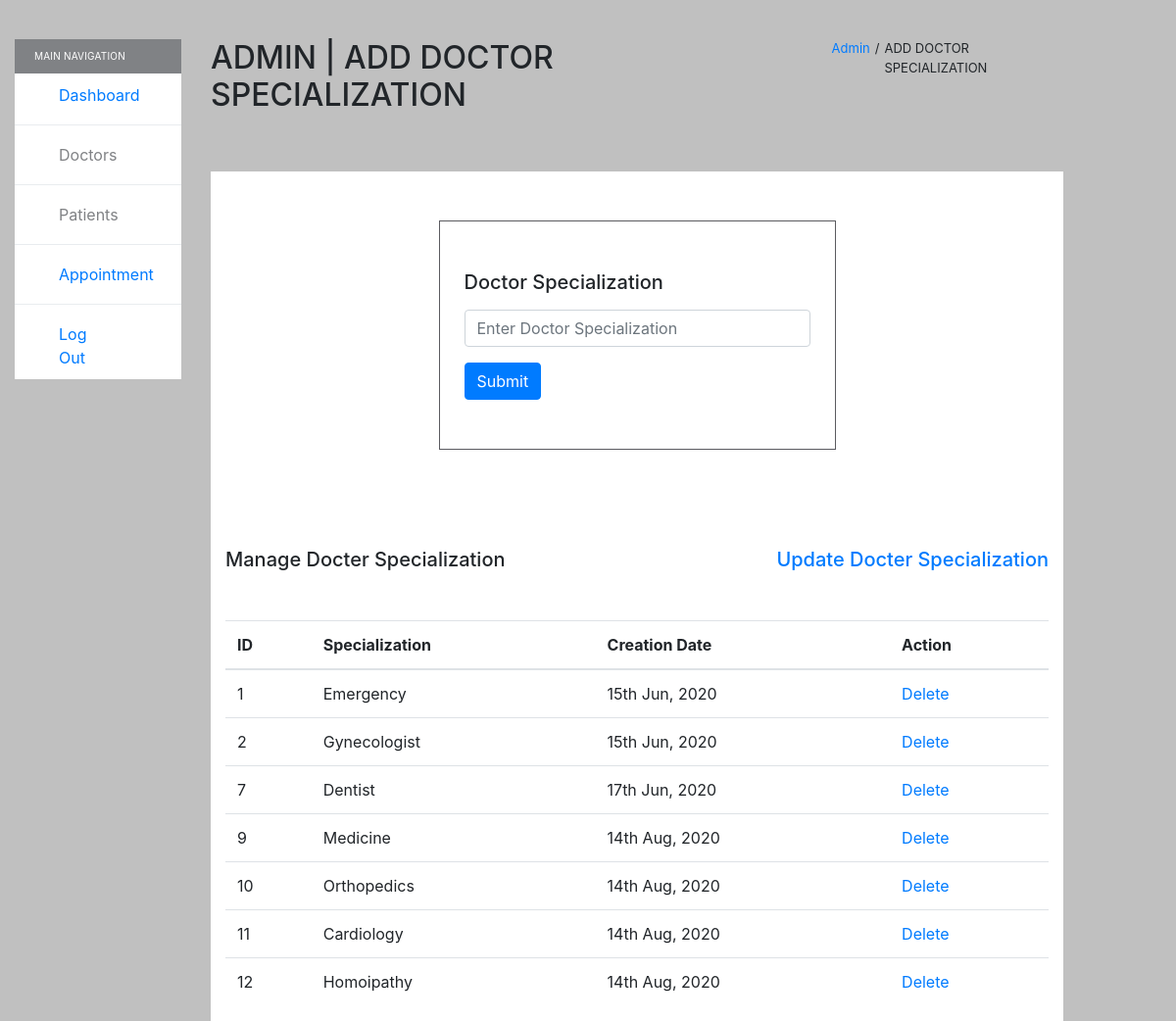
Screenshot of /project_versity_hospital/admin-doctorspecialization.php (signed in) with the database file from the repository.
### tables this page shows
CREATE TABLE IF NOT EXISTS `doctorspecialization` (
  `id` int(11) NOT NULL AUTO_INCREMENT,
  `specialization` varchar(255) NOT NULL,
  `creationDate` timestamp NOT NULL DEFAULT current_timestamp(),
  PRIMARY KEY (`id`)
);

### project_versity_hospital/inc/admin/doctor-specialization-dashboard.php (the view, shortened to what this page needs)
<div class="container-fluid container-fullw bg-white doctor-specialization">
    <div class="row">
        <div class="col-lg-6 offset-lg-3">
            <div class="panel panel-white">
                <div class="panel-heading">
                    <h5 class="panel-title">Doctor Specialization</h5>
                </div>
                <div class="panel-body">
                    <form role="form" name="dcotorspcl" method="post" >
                        <div class="form-group">
                            <input type="text" name="doctorspecilization" class="form-control"  placeholder="Enter Doctor Specialization">
                        </div>
                        <button type="submit" name="submit" class="btn btn-o btn-primary">Submit</button>
                    </form>
                </div>
            </div>
        </div>
    </div>
    <div class="row">
        <div class="col-md-12 doctor-specialization-list">
            <div class="d-flex justify-content-between">
                <h5>Manage Docter Specialization</h5>
                <h5><a class="update"href='admin-edit-doctor-specialization.php'>Update Docter Specialization</a></h5>
            </div>
            <form method="POST">
                <table class="table table-hover" id="sample-table-1">
                    <thead>
                        <tr>
                            <th class="center">ID</th>
                            <th>Specialization</th>
                            <th class="hidden-xs">Creation Date</th>
                            <th>Action</th>
                        </tr>
                    </thead>
                    <tbody>
                    <?php
                    while ($data = mysqli_fetch_assoc($result)) {
                        $timestamp = strtotime($data['creationDate']);
                        $date = date("jS M, Y", $timestamp);
                    ?>
                    <tr>
                        <td><?php echo $data['id'];?></td>
                        <td><?php echo $data['specialization'];?></td>
                        <td><?php echo $date;?></td>
                        <td>
                            <a class="delete" data-taskid="<?php echo $data['id'];?>" href='#'>Delete</a>
                        </td>
                    </tr>
                    <?php
                        }
                    ?>
                    </tbody>
                </table>
            </form>
        </div>
    </div>
</div>

### project_versity_hospital/inc/headerwithoutnavwithoutbg.php (shortened to what this page needs)
<!DOCTYPE html>
<html lang="en">
<head>
	<link rel="stylesheet" href="assets/css/bootstrap.min.css">
	<link rel="stylesheet" href="vendor/fontawesome/css/font-awesome.min.css">
	<link rel="stylesheet" href="assets/css/main.css">
</head>
<body class="animated-banner bg-color">
<div class="main-body">
    <div class="parallax" id="banner-animation">

### project_versity_hospital/admin-doctorspecialization.php (shortened to what this page needs)
<?php
include('inc/headerwithoutnavwithoutbg.php');
$connection = mysqli_connect(DB_SERVER,DB_USER,DB_PASS,DB_NAME);
$query = "SELECT * FROM `doctorspecialization`";
$result = mysqli_query($connection,$query);
?>
<div class="container-fluid admin-dashboard">
    <div class="row">
		<div class="col-lg-2">
			<?php include('inc/admin/sidebar.php'); ?>
		</div>
		<div class="col-lg-9 doctor-specialization">
			<div class="admin-header d-flex justify-content-between">
				<h2>ADMIN | ADD DOCTOR SPECIALIZATION</h2>
				<ul class="d-flex">
                    <li><a href="dashboard-admin.php">Admin</a></li>
					<li>/</li>
					<li>ADD DOCTOR SPECIALIZATION</li>
				</ul>
			</div>
            <?php include('inc/admin/doctor-specialization-dashboard.php'); ?>
		</div>
    </div>
</div>
<?php include('inc/footerwithoutbg.php'); ?>

### project_versity_hospital/inc/admin/sidebar.php (shortened to what this page needs)
<div class="sidebar app-aside" id="sidebar">
    <div class="sidebar-container perfect-scrollbar ps-container ps-active-y">
        <nav>
            <div class="navbar-title">
                <span>Main Navigation</span>
            </div>
            <ul class="main-navigation-menu">
                <li class="dropbtn"><a href="dashboard-admin.php">Dashboard</a></li>
                <li><div class="dropdown-divider"></div></li>
                <li class="dropdown">
                    <button class="dropbtn">Doctors</button>
                </li>
                <br>
                <li><div class="dropdown-divider"></div></li>
                <li class="dropdown">
                    <button class="dropbtn">Patients</button>
                </li>
                <br>
                <li><div class="dropdown-divider"></div></li>
                <li class="dropbtn"><a href="admin-manageappointments.php">Appointment</a></li>
                <li><div class="dropdown-divider"></div></li>
                <li class="dropbtn"><a href="inc/logout.php">Log Out</a></li>
            </ul>
        </nav>
    </div>
</div>

### project_versity_hospital/inc/footerwithoutbg.php (shortened to what this page needs)
    </div>
</div>
</body>
</html>

### project_versity_hospital/assets/css/main.css (style rules this page uses)
a, a:hover { text-decoration: none; }
li { list-style: none; }
.bg-color { background-color: silver; }
.admin-dashboard { padding-top: 40px; }
.admin-dashboard .admin-header ul li { padding-left: 5px; font-size: 13px; }
.navbar-title { background: #808285; color: white; font-size: 10px; letter-spacing: 0.2px; padding-left: 20px; padding-right: 15px; padding-top: 10px; padding-bottom: 10px; text-transform: uppercase; }
.main-navigation-menu { background: white; padding-left: 0; }
.dropbtn { color: #808285; font-size: 16px; border: none; cursor: pointer; background: none; padding-left: 45px; padding-top: 10px; padding-bottom: 10px; padding-right: 90px; }
.dropdown { position: relative; display: inline-block; }
.admin-dashboard .panel { margin-top: 20px; padding: 50px 25px; border: 1px solid #5b5b60; }
.doctor-specialization .admin-header { margin-bottom: 50px; }
.doctor-specialization .panel { margin-top: 50px; margin-bottom: 50px; }
.doctor-specialization-list { padding-top: 50px; }
.doctor-specialization-list h5 { margin-bottom: 50px; }

### rows the page displays
doctorspecialization: id "1", specialization "Emergency", creationDate "15th Jun, 2020"
doctorspecialization: id "2", specialization "Gynecologist", creationDate "15th Jun, 2020"
doctorspecialization: id "7", specialization "Dentist", creationDate "17th Jun, 2020"
doctorspecialization: id "9", specialization "Medicine", creationDate "14th Aug, 2020"
doctorspecialization: id "10", specialization "Orthopedics", creationDate "14th Aug, 2020"
doctorspecialization: id "11", specialization "Cardiology", creationDate "14th Aug, 2020"
doctorspecialization: id "12", specialization "Homoipathy", creationDate "14th Aug, 2020"
